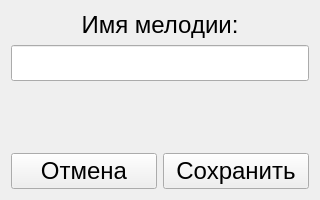
<?xml version="1.0" encoding="UTF-8"?>
<ui version="4.0">
 <class>Form_save</class>
 <widget class="QWidget" name="Form_save">
  <property name="geometry">
   <rect>
    <x>0</x>
    <y>0</y>
    <width>320</width>
    <height>200</height>
   </rect>
  </property>
  <property name="minimumSize">
   <size>
    <width>320</width>
    <height>200</height>
   </size>
  </property>
  <property name="maximumSize">
   <size>
    <width>320</width>
    <height>200</height>
   </size>
  </property>
  <property name="windowTitle">
   <string>Saving</string>
  </property>
  <property name="windowIcon">
   <iconset>
    <normaloff>img/save.svg</normaloff>img/save.svg</iconset>
  </property>
  <property name="styleSheet">
   <string notr="true">font-weight: 400; font-size: 24px; line-height: 24px; color: #000000;</string>
  </property>
  <layout class="QVBoxLayout" name="verticalLayout_2">
   <item>
    <layout class="QVBoxLayout" name="verticalLayout">
     <item>
      <widget class="QLabel" name="lbl_name">
       <property name="text">
        <string>Имя мелодии:</string>
       </property>
       <property name="alignment">
        <set>Qt::AlignCenter</set>
       </property>
      </widget>
     </item>
     <item>
      <widget class="QLineEdit" name="lineEdit_name"/>
     </item>
     <item>
      <widget class="QLabel" name="lbl_saving_error">
       <property name="text">
        <string/>
       </property>
       <property name="alignment">
        <set>Qt::AlignCenter</set>
       </property>
      </widget>
     </item>
     <item>
      <spacer name="verticalSpacer">
       <property name="orientation">
        <enum>Qt::Vertical</enum>
       </property>
       <property name="sizeHint" stdset="0">
        <size>
         <width>20</width>
         <height>40</height>
        </size>
       </property>
      </spacer>
     </item>
     <item>
      <layout class="QHBoxLayout" name="horizontalLayout">
       <item>
        <widget class="QPushButton" name="btn_cansel">
         <property name="text">
          <string>Отмена</string>
         </property>
        </widget>
       </item>
       <item>
        <widget class="QPushButton" name="btn_save">
         <property name="text">
          <string>Сохранить</string>
         </property>
        </widget>
       </item>
      </layout>
     </item>
    </layout>
   </item>
  </layout>
 </widget>
 <resources/>
 <connections/>
</ui>
